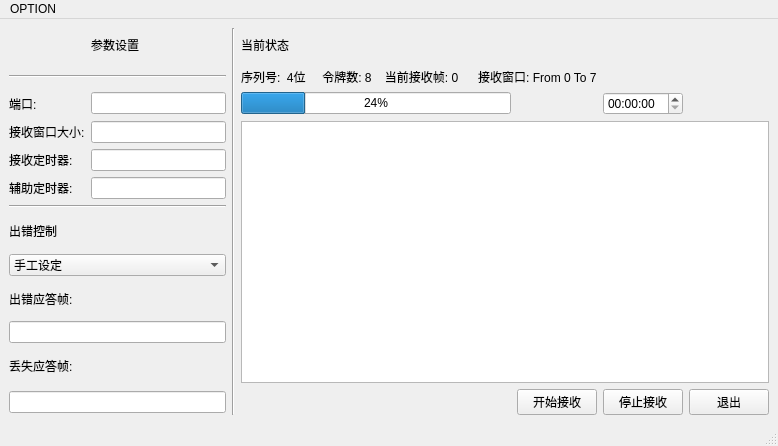
<?xml version="1.0" encoding="UTF-8"?>
<ui version="4.0">
 <class>MainWindow</class>
 <widget class="QMainWindow" name="MainWindow">
  <property name="geometry">
   <rect>
    <x>0</x>
    <y>0</y>
    <width>778</width>
    <height>446</height>
   </rect>
  </property>
  <property name="windowTitle">
   <string>MainWindow</string>
  </property>
  <widget class="QWidget" name="centralwidget">
   <layout class="QGridLayout" name="gridLayout">
    <item row="0" column="1">
     <widget class="QLabel" name="label_4">
      <property name="text">
       <string>参数设置</string>
      </property>
     </widget>
    </item>
    <item row="0" column="2" rowspan="13">
     <widget class="Line" name="line">
      <property name="orientation">
       <enum>Qt::Vertical</enum>
      </property>
     </widget>
    </item>
    <item row="0" column="3">
     <widget class="QLabel" name="label_8">
      <property name="text">
       <string>当前状态</string>
      </property>
     </widget>
    </item>
    <item row="1" column="0" colspan="2">
     <widget class="Line" name="line_3">
      <property name="orientation">
       <enum>Qt::Horizontal</enum>
      </property>
     </widget>
    </item>
    <item row="1" column="3" colspan="2">
     <widget class="QLabel" name="state">
      <property name="text">
       <string>序列号:  4位     令牌数: 8    当前接收帧: 0      接收窗口: From 0 To 7</string>
      </property>
     </widget>
    </item>
    <item row="2" column="0">
     <widget class="QLabel" name="label_9">
      <property name="text">
       <string>端口:</string>
      </property>
     </widget>
    </item>
    <item row="2" column="1">
     <widget class="QLineEdit" name="port"/>
    </item>
    <item row="2" column="3">
     <widget class="QProgressBar" name="progressBar">
      <property name="value">
       <number>24</number>
      </property>
     </widget>
    </item>
    <item row="2" column="5">
     <widget class="QTimeEdit" name="timeEdit"/>
    </item>
    <item row="3" column="0">
     <widget class="QLabel" name="label_3">
      <property name="text">
       <string>接收窗口大小:</string>
      </property>
     </widget>
    </item>
    <item row="3" column="1">
     <widget class="QLineEdit" name="windowSize"/>
    </item>
    <item row="3" column="3" rowspan="9" colspan="4">
     <widget class="QTextEdit" name="output"/>
    </item>
    <item row="4" column="0">
     <widget class="QLabel" name="label_2">
      <property name="text">
       <string>接收定时器:</string>
      </property>
     </widget>
    </item>
    <item row="4" column="1">
     <widget class="QLineEdit" name="recv_timer"/>
    </item>
    <item row="5" column="0">
     <widget class="QLabel" name="label">
      <property name="text">
       <string>辅助定时器:</string>
      </property>
     </widget>
    </item>
    <item row="5" column="1">
     <widget class="QLineEdit" name="ack_timer"/>
    </item>
    <item row="6" column="0" colspan="2">
     <widget class="Line" name="line_2">
      <property name="orientation">
       <enum>Qt::Horizontal</enum>
      </property>
     </widget>
    </item>
    <item row="7" column="0">
     <widget class="QLabel" name="label_5">
      <property name="text">
       <string>出错控制</string>
      </property>
     </widget>
    </item>
    <item row="8" column="0" colspan="2">
     <widget class="QComboBox" name="comboBox">
      <item>
       <property name="text">
        <string>手工设定</string>
       </property>
      </item>
      <item>
       <property name="text">
        <string>随机错误</string>
       </property>
      </item>
     </widget>
    </item>
    <item row="9" column="0">
     <widget class="QLabel" name="label_6">
      <property name="text">
       <string>出错应答帧:</string>
      </property>
     </widget>
    </item>
    <item row="10" column="0" colspan="2">
     <widget class="QLineEdit" name="cksum_errseq"/>
    </item>
    <item row="11" column="0">
     <widget class="QLabel" name="label_7">
      <property name="text">
       <string>丢失应答帧:</string>
      </property>
     </widget>
    </item>
    <item row="12" column="0" colspan="2">
     <widget class="QLineEdit" name="lost_errseq"/>
    </item>
    <item row="12" column="4">
     <widget class="QPushButton" name="recvButton">
      <property name="text">
       <string>开始接收</string>
      </property>
     </widget>
    </item>
    <item row="12" column="5">
     <widget class="QPushButton" name="stopButton">
      <property name="text">
       <string>停止接收</string>
      </property>
     </widget>
    </item>
    <item row="12" column="6">
     <widget class="QPushButton" name="quitButton">
      <property name="text">
       <string>退出</string>
      </property>
     </widget>
    </item>
   </layout>
   <zorder>label_2</zorder>
   <zorder>label</zorder>
   <zorder>label_3</zorder>
   <zorder>windowSize</zorder>
   <zorder>recv_timer</zorder>
   <zorder>ack_timer</zorder>
   <zorder>label_5</zorder>
   <zorder>comboBox</zorder>
   <zorder>label_6</zorder>
   <zorder>label_7</zorder>
   <zorder>port</zorder>
   <zorder>label_9</zorder>
   <zorder>line</zorder>
   <zorder>output</zorder>
   <zorder>quitButton</zorder>
   <zorder>line_2</zorder>
   <zorder>line_3</zorder>
   <zorder>label_4</zorder>
   <zorder>state</zorder>
   <zorder>label_8</zorder>
   <zorder>cksum_errseq</zorder>
   <zorder>lost_errseq</zorder>
   <zorder>progressBar</zorder>
   <zorder>recvButton</zorder>
   <zorder>stopButton</zorder>
   <zorder>timeEdit</zorder>
  </widget>
  <widget class="QMenuBar" name="menubar">
   <property name="geometry">
    <rect>
     <x>0</x>
     <y>0</y>
     <width>778</width>
     <height>22</height>
    </rect>
   </property>
   <widget class="QMenu" name="menuOPTION">
    <property name="title">
     <string>OPTION</string>
    </property>
    <addaction name="actionSAVE"/>
    <addaction name="separator"/>
    <addaction name="actionLOG"/>
   </widget>
   <addaction name="menuOPTION"/>
  </widget>
  <widget class="QStatusBar" name="statusbar"/>
  <action name="actionEXIT">
   <property name="text">
    <string>EXIT</string>
   </property>
  </action>
  <action name="actionSAVE">
   <property name="text">
    <string>SAVE</string>
   </property>
  </action>
  <action name="actionEXIT_2">
   <property name="text">
    <string>EXIT</string>
   </property>
  </action>
  <action name="actionEXIT_3">
   <property name="text">
    <string>&amp;EXIT</string>
   </property>
  </action>
  <action name="actionLOG">
   <property name="text">
    <string>LOG</string>
   </property>
  </action>
 </widget>
 <resources/>
 <connections/>
</ui>
